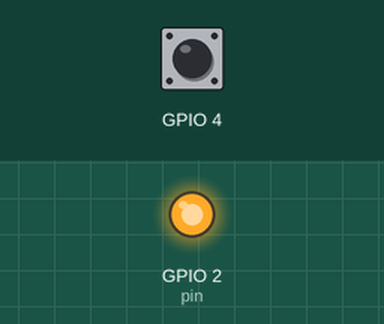
Simulated run of this sketch. Board: ESP32. Shown: output pins drawn as LEDs (lit = HIGH). The inputs (shaded band) are chosen by the test bench; at power-on: GPIO 4 HIGH.

Above: at 1.2 s.
1.3 s: GPIO 4 pulled LOW for 0.15 s
At 1.37 s:
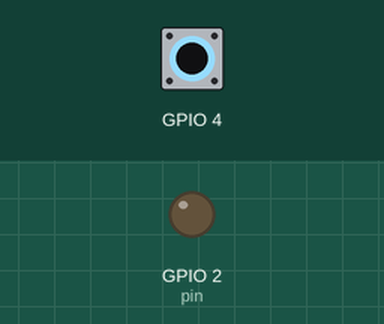
2.9 s: GPIO 4 pulled LOW for 3.2 s
At 6.9 s:
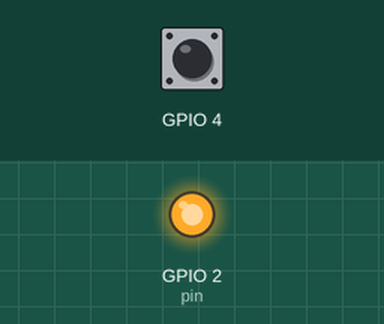
Timing chart, 0 to 8.4 s (numbered marks = the images above; inputs shaded):
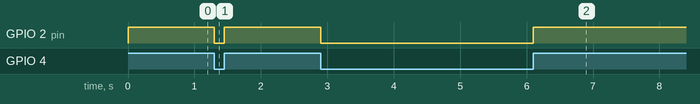

Measured:
- after the input at 1.3 s, GPIO 2 (pin): HIGH → LOW at once, → HIGH 0.15 s later
- after the input at 2.9 s, GPIO 2 (pin): HIGH → LOW at once, → HIGH 3.2 s later

The sketch:

Internal_Touch_Sensor.ino
```cpp
#define pin 2
void setup()
{
pinMode(pin, OUTPUT);//using pin 2 led

}

void loop()
{
    if (touchRead(T0) <= 30) //using the built in touch sensor 0 (pin P4)  (0-P4,2-P2,3-P15,4-P13,5-P12,6-P14,7-P27)
      digitalWrite(pin, LOW); //can also be used as High
    else {
      digitalWrite(pin, HIGH);
    }
}
```
